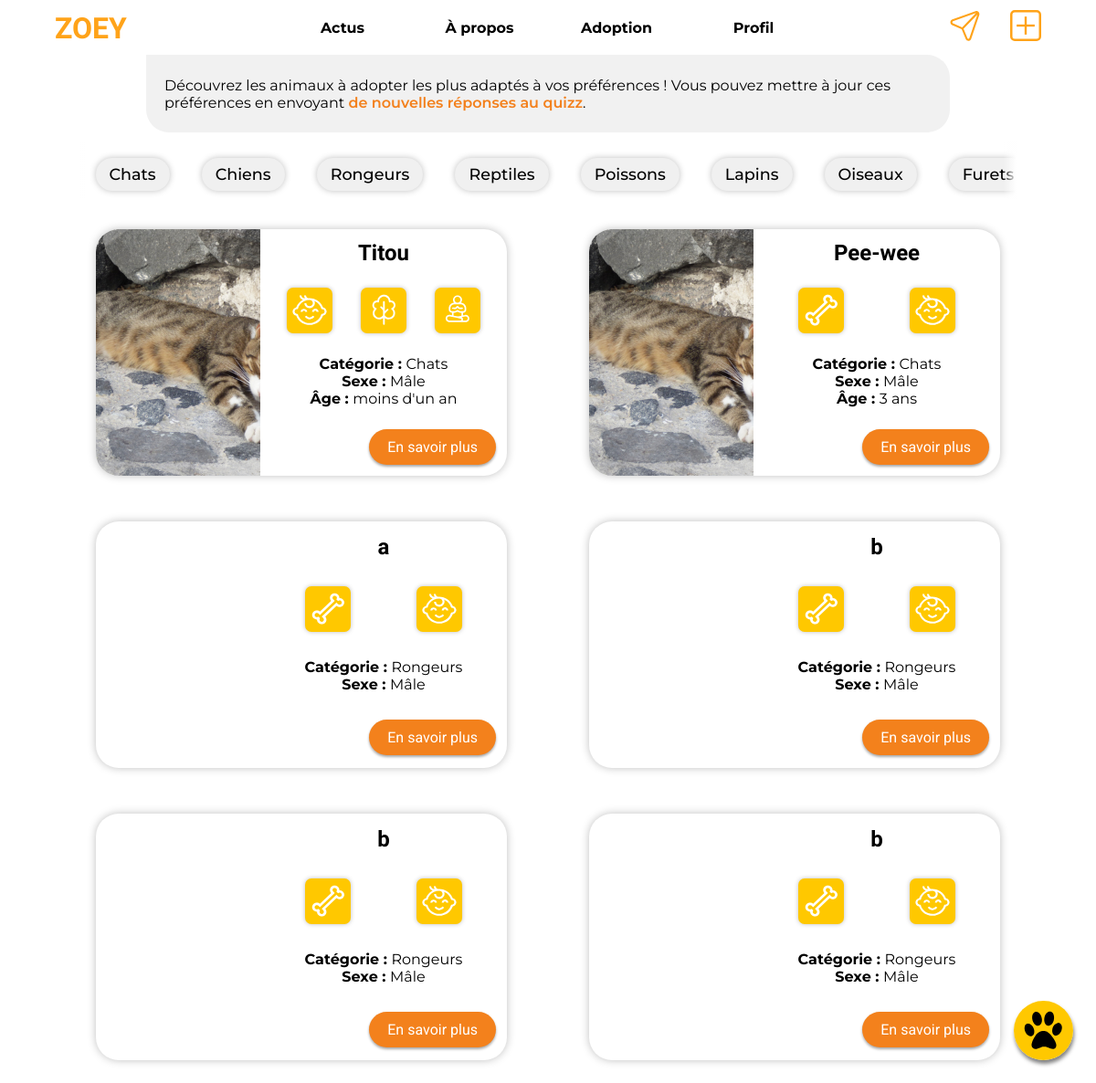
The page /dev_project/index.php?action=adoption (signed in) on the database its author committed.
### tables this page shows
CREATE TABLE `types_animaux` (
  `idtypes_animaux` int NOT NULL,
  `nom` varchar(45) DEFAULT NULL,
  `url_icone` varchar(45) DEFAULT NULL,
  `typeOrder` int DEFAULT NULL
);

CREATE TABLE `animal_a_adopter` (
  `idanimal_a_adopter` int NOT NULL,
  `nom` varchar(45) DEFAULT NULL,
  `sexe` tinyint(1) NOT NULL,
  `photo` varchar(45) DEFAULT NULL,
  `description` mediumtext,
  `date_anniversaire` date DEFAULT NULL,
  `refuge_idrefuge` int NOT NULL,
  `idtype` int DEFAULT NULL
);

CREATE TABLE `badge` (
  `idbadge` int NOT NULL,
  `nom` varchar(45) DEFAULT NULL,
  `url_icone` varchar(45) DEFAULT NULL,
  `titre` varchar(255) NOT NULL,
  `description` text NOT NULL
);

### dev_project/model/model.php (called while the page is built, shortened)
<?php
function getFeedAdoptionByMatch($userId)
{
    require("PDO.php");
    $db = new PDO("mysql:host={$host};dbname={$dbname};", $username, $password, array(PDO::MYSQL_ATTR_INIT_COMMAND => 'SET NAMES utf8mb4'));
    $sql = "SELECT idanimal_a_adopter idaa, idtype FROM `animal_a_adopter`";
    $req = $db->prepare($sql);
    $req->execute();
    $listeAA = $req->fetchAll();
    $sql = "SELECT id_badge FROM `utilisateur_has_badges` WHERE id_user = ?";
    $req = $db->prepare($sql);
    $req->execute(array($userId));
    $fetchListeBadgesUser = $req->fetchAll(PDO::FETCH_NUM);
    $listeBadgesUser = [];
    foreach ($fetchListeBadgesUser as $badge) {
        array_push($listeBadgesUser, $badge[0]);
    }
    $sql = "SELECT id_favoriteAnimal idfav FROM `utilisateur_has_favorite_animals` WHERE id_user = ?";
    $req = $db->prepare($sql);
    $req->execute(array($userId));
    $listeFavUser = $req->fetchAll(PDO::FETCH_ASSOC);
    $sql = "SELECT badge_idbadge idbadge FROM `animal_a_adopter_has_badge` WHERE animal_a_adopter_idanimal_a_adopter = ?";
    $badgeAA = $db->prepare($sql);
    $matchList = [];
    foreach ($listeAA as $AA) {
        $score = 0;
        $badgeAA->execute(array($AA['idaa']));
        $listeBadgesAA = $badgeAA->fetchAll();
        foreach ($listeBadgesAA as $badge) {
            if (in_array($badge['idbadge'], $listeBadgesUser)) {
                $score += 20;
            }
        }
        $matchList[$AA['idaa']] = $score;
    }
    arsort($matchList);
    $filter = 1;
    if (isset($_GET['filter']) && is_numeric($_GET['filter'])) {
        $filter = safeEntry($_GET['filter']);
        $sql = "SELECT idanimal_a_adopter idaa, aa.nom, aa.sexe, aa.photo, aa.description, aa.date_anniversaire anniversaire,
        types_animaux.nom type_nom
        FROM animal_a_adopter aa
        INNER JOIN types_animaux ON types_animaux.idtypes_animaux = aa.idtype
        WHERE idanimal_a_adopter = :idMatch AND types_animaux.idtypes_animaux = :idFilter";
    } else {
        $sql = "SELECT idanimal_a_adopter idaa, aa.nom, aa.sexe, aa.photo, aa.description, aa.date_anniversaire anniversaire,
        types_animaux.nom type_nom
        FROM animal_a_adopter aa
        INNER JOIN types_animaux ON types_animaux.idtypes_animaux = aa.idtype
        WHERE idanimal_a_adopter = :idMatch AND :idFilter=:idFilter";
    }
    $req = $db->prepare($sql);
    $listeAnimaux = [];
    foreach ($matchList as $id => $score) {
        $req->execute(array(
            ':idMatch' => $id,
            ':idFilter' => $filter
        ));
        if (!$req->rowCount() <= 0) {
            $animal = $req->fetch();
            array_push($listeAnimaux, $animal);
        }
    }
    return $listeAnimaux;
}
function getAdoptionAnimalBadges($animalId)
{
    require("PDO.php");
    $db = new PDO("mysql:host={$host};dbname={$dbname};", $username, $password, array(PDO::MYSQL_ATTR_INIT_COMMAND => 'SET NAMES utf8mb4'));
    $sql = "SELECT idbadge, url_icone
    FROM animal_a_adopter_has_badge aahasbadge
    INNER JOIN badge ON badge.idbadge = aahasbadge.badge_idbadge
    INNER JOIN animal_a_adopter aa ON aa.idanimal_a_adopter = aahasbadge.animal_a_adopter_idanimal_a_adopter
    WHERE idanimal_a_adopter = ?;";
    $req = $db->prepare($sql);
    $req->execute(array($animalId));
    return $req;
}
function getAnimalTypes()
{
    require("PDO.php");
    $db = new PDO("mysql:host={$host};dbname={$dbname};", $username, $password, array(PDO::MYSQL_ATTR_INIT_COMMAND => 'SET NAMES utf8mb4'));
    $sql = "SELECT idtypes_animaux id, nom, url_icone FROM types_animaux ORDER BY typeOrder;";
    $req = $db->prepare($sql);
    $req->execute();
    return $req;
}

### dev_project/view/adoptionViewWithMatch.php (the view, shortened to what this page needs)
<div class="quizzBubble">
    <p>Découvrez les animaux à adopter les plus adaptés à vos préférences ! Vous pouvez mettre à jour ces préférences en envoyant <a href="index.php?action=quizz">de nouvelles réponses au quizz</a>.</p>
</div>
<nav class="filterAnimal">
    <div class="filterInner">
        <ul class="filterWrapper">
            <?php
            while ($categorie = $types_animaux->fetch()) {
            ?>
                <li class="animalBreed" id="filterType0<?= $categorie['id'] ?>"><?= ucfirst(($categorie['nom'])) ?></li>
            <?php
            }
            ?>
        </ul>
    </div>
</nav>
<main>
    <?php
    foreach ($feedAdoption as $animal) {
        $adoptionAnimalBadges = getAdoptionAnimalBadges($animal['idaa']);
        $date1 = new DateTime(date('Y-m-d', time()));
        $date2 = new DateTime($animal['anniversaire']);
        $interval = $date1->diff($date2);
        $ageAA = $interval->y;
    ?>
        <article class="card">
            <a class="imgWrap" href="index.php?action=adoption&id=<?= htmlspecialchars($animal['idaa']) ?>">
                <div class="img" style="background-image: url('<?= BASE_URL . 'public/images/upload/' . htmlspecialchars($animal['photo']) ?>');"></div>
            </a>
            <div class="desc">
                <h2 class="title2"><?= htmlspecialchars($animal['nom']) ?></h2>
                <div class="badges">
                    <?php
                    while ($badge = $adoptionAnimalBadges->fetch()) {
                    ?>
                        <img class="badge" src="public/images/badges/<?= $badge['url_icone'] ?>" alt="">
                    <?php
                    }
                    ?>
                </div>
                <p>
                    <strong>Catégorie : </strong><?= htmlspecialchars($animal['type_nom']) ?><br>
                    <strong>Sexe : </strong>
                    <?php
                    switch ($animal['sexe']) {
                        case 0:
                            echo 'Mâle';
                            break;
                    }
                    ?><br>
                    <?php
                    if ($ageAA < 200 && $ageAA >= 1) {
                    ?>
                        <strong>Âge : </strong><?= $ageAA ?> ans<br>
                    <?php
                    } else if ($ageAA < 1) {
                    ?>
                        <strong>Âge : </strong>moins d'un an<br>
                    <?php
                    }
                    ?>
                </p>
                <a href="index.php?action=adoption&id=<?= htmlspecialchars($animal['idaa']) ?>" class="btn">En savoir plus</a>
            </div>
        </article>
    <?php
    }
    ?>
</main>
<link rel="stylesheet" href="<?= BASE_URL ?>public/css/style_adoption.css" />
<?php
require(BASE_URL . 'public/template/template.php');

### dev_project/public/css/style.css (style rules this page uses)
body { margin: 0; padding: 0 0 150px 0; display: flex; align-items: center; justify-content: center; flex-direction: column; font-family: 'Montserrat', sans-serif; scrollbar-color: #f3811c rgb(230, 230, 230); scrollbar-width: thin; }
.btn { font-family: 'Roboto', sans-serif; font-size: 1rem; text-decoration: none; text-align: center; color: white; background-color: #f3811c; padding: 10px 20px 10px 20px; height: fit-content; height: -moz-fit-content; width: fit-content; width: -moz-fit-content; border-radius: 20px; box-shadow: 0px 2px 3px 0px rgba(0, 0, 0, 0.35); transition: 0.25s ease-in-out; cursor: pointer; }
a { color: #f59644; }
@media (min-width: 800px) { body { padding: 60px 0 0 0; } }

### dev_project/public/css/style_adoption.css (style rules this page uses)
body { margin: 0; }
main { display: flex; justify-content: space-around; flex-wrap: wrap; width: 90%; margin: auto; }
.animalBreed { cursor: pointer; align-self: flex-start; padding: 5px 10px 5px 10px; margin-top: 25px; margin-left: 10px; margin-right: 10px; border-radius: 25px; background-color: rgb(240, 240, 240); transition: 0.3s ease-in-out; -webkit-box-shadow: 0px 0px 2px 2px rgba(0, 0, 0, 0.15); box-shadow: 0px 0px 2px 2px rgba(0, 0, 0, 0.15); }
.card { border-radius: 25px; box-shadow: 0px 0px 10px rgba(0, 0, 0, 0.25); margin-top: 25px; margin-bottom: 25px; margin-left: min(10px, 2.5vw); margin-right: min(10px, 2.5vw); width: 95vw; max-width: 450px; height: 60vw; min-height: 250px; max-height: 270px; display: flex; justify-content: space-between; }
.desc { width: 60%; display: flex; flex-direction: column; align-items: center; justify-content: space-around; }
div.desc > .btn { align-self: flex-end; margin-right: 12px; }
.badges { width: 90%; display: flex; justify-content: space-around; }
.badge { width: 25%; height: auto; min-width: 40px; min-height: 40px; max-width: 50px; max-height: 50px; box-shadow: 0px 0px 5px rgba(0, 0, 0, 0.25); border-radius: 7px; transition: 0.25s ease-in-out; background-color: #ffc800; }
.desc p { margin: 0; font-family: 'Montserrat', sans-serif; text-align: center; }
.imgWrap { height: 100%; width: 40%; }
.img { height: 100%; width: 100%; background-repeat: no-repeat; background-size: cover; background-position: center; border-radius: 25px 0px 0px 25px; }
.title2 { font-family: 'Exo 2', sans-serif; font-size: 1.5rem; margin: 0; text-align: center; }
.filterAnimal { width: 100%; position: relative; }
.filterInner { width: 95%; align-self: center; overflow: auto; margin: auto; transition: ease-in-out; }
.filterAnimal::before { content: ''; position: absolute; top: 0; left: 2.5%; height: calc(100% - 8px); width: 15px; background: rgb(255, 255, 255); background: linear-gradient( 270deg, rgba(255, 255, 255, 0) 0%, rgba(255, 255, 255, 1) 100% ); pointer-events: none; }
.filterAnimal::after { content: ''; position: absolute; top: 0; right: 2.5%; height: calc(100% - 8px); width: 15px; background: rgb(255, 255, 255); background: linear-gradient( 90deg, rgba(255, 255, 255, 0) 0%, rgba(255, 255, 255, 1) 100% ); pointer-events: none; }
.filterWrapper { min-width: max-content; display: flex; justify-content: center; align-items: center; margin: 0; padding: 0; }
.filterAnimal li { display: inline-block; cursor: pointer; font-size: 1.1rem; font-weight: 500; margin: 17.5px 17.5px 17.5px 17.5px; padding: 7.5px 15px 7.5px 15px; border-radius: 100vw; background-color: rgb(240, 240, 240); box-shadow: 0px 0px 7.5px rgba(0, 0, 0, 0.25); transition: 0.25s ease-in-out; -webkit-user-select: none; -moz-user-select: none; -ms-user-select: none; user-select: none; }
.quizzBubble { width: 70%; padding: 7.5px 20px; border-radius: 0 25px 25px 25px; background-color: #f1f1f1; margin-bottom: 10px; }
.quizzBubble a { color: #f3801c; font-weight: 600; text-decoration: none; }
@media (min-width: 800px) { .filterAnimal { width: 90%; } }

### rows shown on the page
types_animaux: nom "Chats"
types_animaux: nom "Chiens"
types_animaux: nom "Rongeurs"
types_animaux: nom "Reptiles"
types_animaux: nom "Poissons"
types_animaux: nom "Lapins"
types_animaux: nom "Oiseaux"
types_animaux: nom "Furets"
animal_a_adopter: photo (picture), nom "Titou", idtype.nom "Chats", sexe "Mâle", shows "Âge :", date_anniversaire "moins d'un an"
badge: url_icone (picture)
badge: url_icone (picture)
badge: url_icone (picture)
animal_a_adopter: photo (picture), nom "Pee-wee", idtype.nom "Chats", sexe "Mâle"
badge: url_icone (picture)
animal_a_adopter: nom "a", idtype.nom "Rongeurs", sexe "Mâle"
animal_a_adopter: nom "b", idtype.nom "Rongeurs", sexe "Mâle"
animal_a_adopter: nom "b", idtype.nom "Rongeurs", sexe "Mâle"
animal_a_adopter: nom "b", idtype.nom "Rongeurs", sexe "Mâle"
